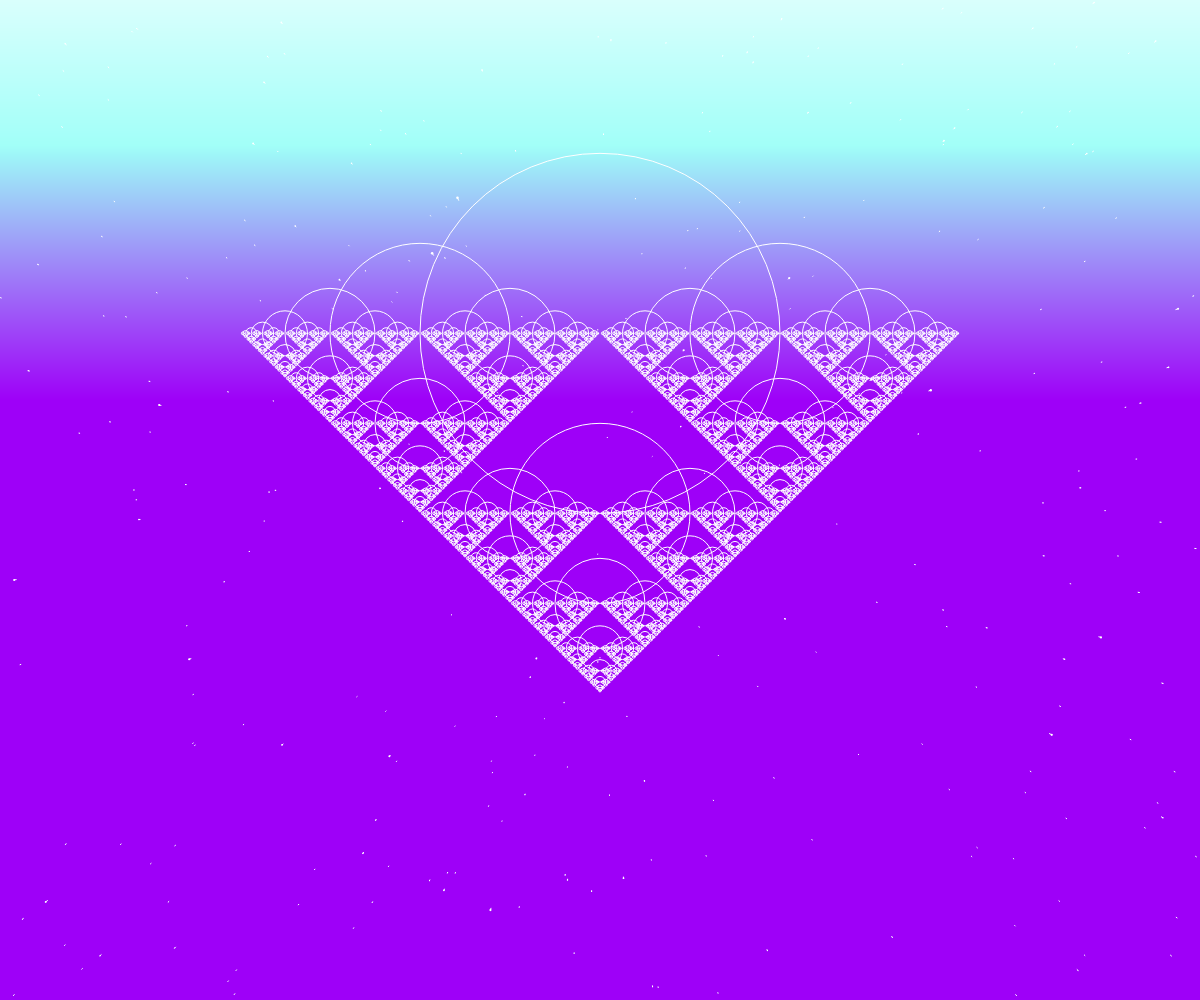
Frame 1 (no input)
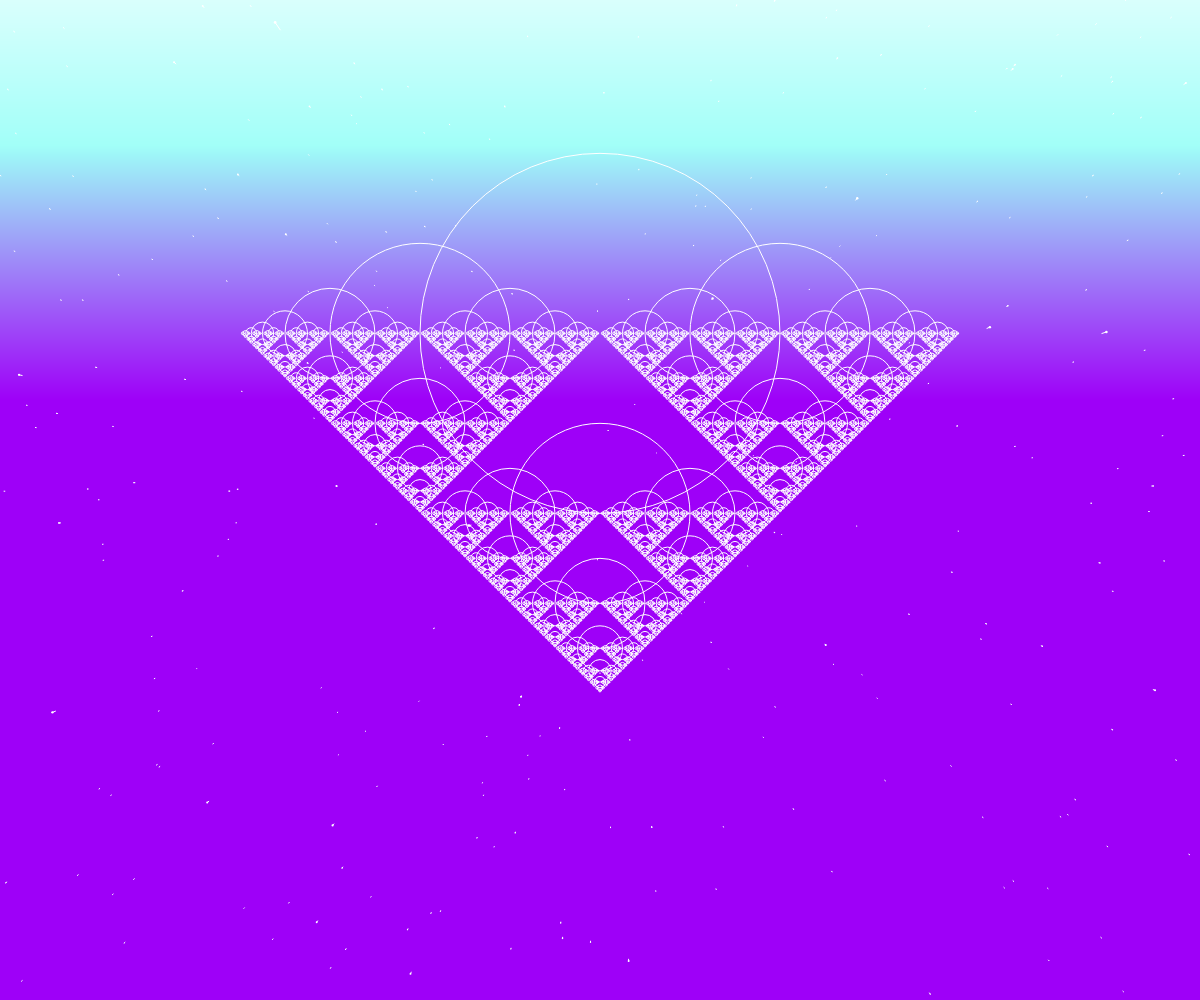
Frame 60 (no input)
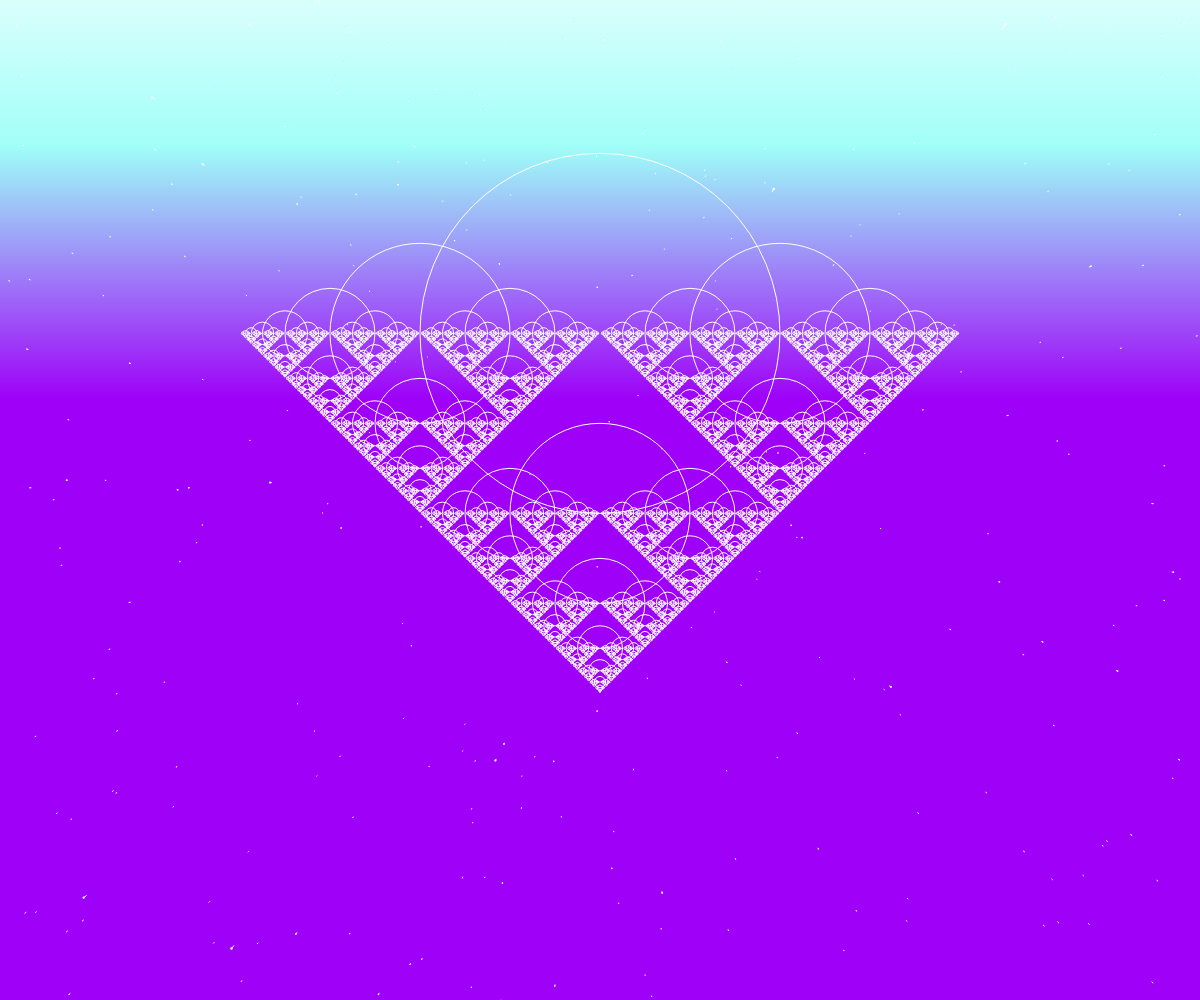
Frame 120 (the mouse pressed at the canvas centre since frame 60)

The p5.js sketch that drew these frames (run headless with seeded random() and noise() and a simulated clock; from frame 60 on, the mouse is pressed at the canvas centre):

// p5.js sketch
// ── sketch.js
function drawCircle(x,y,d) {
  stroke(255);
  noFill();
  ellipse(x,y,d,d);
  if (d > 3) {
    drawCircle(x-d/2, y, d/2);
    drawCircle(x+d/2, y, d/2);
    drawCircle(x, y+d/2, d/2);
  }
}

var stars = [];

var speed;

function setup() {
    createCanvas(windowWidth, windowHeight);

    for (var i = 0; i < 3000; i++) {
      stars[i] = new Star();
    }

}

function draw() {
   clear();
  loadPixels();
  for (var y = 0; y < height; y++) {
    for (var x = 0; x < width; x++) {
      var index = (x + y * width)*4;
      pixels[index+0] = 158;
      pixels[index+1] = -y+400; //234;
      pixels[index+2] = 248;
      pixels[index+3] = y+100;
    }
  }
  updatePixels();
  drawCircle(width/2, height/3, 360);
  speed = 1.5;
  translate(width / 2, height / 2);
  for (var i = 0; i < stars.length; i++) {
    stars[i].update();
    stars[i].show();
  }
}

function windowResized() {
  resizeCanvas(windowWidth, windowHeight);
}

// ── Star.js
// Daniel Shiffman
// http://codingtra.in
// http://patreon.com/codingtrain
// Code for: https://youtu.be/17WoOqgXsRM
// modified by mel ;)

function Star() {
  this.x = random(-width, width);
  this.y = random(-height, height);
  this.z = random(width);
  this.pz = this.z;

  this.update = function() {
    this.z = this.z - speed;
    if (this.z < 1) {
      this.z = width;
      this.x = random(-width, width);
      this.y = random(-height, height);
      this.pz = this.z;
    }
  }

  this.show = function() {
    fill(255);
    noStroke(10);

    var sx = map(this.x / this.z, 0, 1, 0, width);
    var sy = map(this.y / this.z, 0, 1, 0, height);

    var r = map(this.z, 0, width, 3, 0);
    ellipse(sx, sy, r, r);

    var px = map(this.x / this.pz, 0, 1, 0, width);
    var py = map(this.y / this.pz, 0, 1, 0, height);

    this.pz = this.z;

    stroke(255);
    line(px, py, sx, sy);

  }
}
